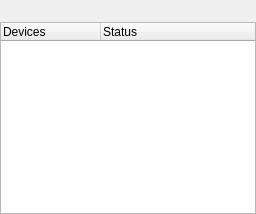
               <widget class="QWidget" name="inputsTabWidgetPage3">
                <attribute name="icon">
                 <iconset resource="../ema.qrc">
                  <normaloff>:/icons/16x16/camera-web.png</normaloff>:/icons/16x16/camera-web.png</iconset>
                </attribute>
                <attribute name="title">
                 <string/>
                </attribute>
                <attribute name="toolTip">
                 <string>Live streams</string>
                </attribute>
                <layout class="QVBoxLayout" name="verticalLayout_12">
                 <property name="spacing">
                  <number>0</number>
                 </property>
                 <property name="margin">
                  <number>0</number>
                 </property>
                 <item>
                  <widget class="QWidget" name="widget_3" native="true">
                   <layout class="QHBoxLayout" name="horizontalLayout_17">
                    <property name="spacing">
                     <number>0</number>
                    </property>
                    <property name="margin">
                     <number>0</number>
                    </property>
                    <item>
                     <widget class="QPushButton" name="deviceRefreshButton">
                      <property name="toolTip">
                       <string>Refresh list of scannable devices</string>
                      </property>
                      <property name="text">
                       <string/>
                      </property>
                      <property name="icon">
                       <iconset resource="../ema.qrc">
                        <normaloff>:/icons/16x16/view-refresh.png</normaloff>:/icons/16x16/view-refresh.png</iconset>
                      </property>
                      <property name="iconSize">
                       <size>
                        <width>16</width>
                        <height>16</height>
                       </size>
                      </property>
                      <property name="flat">
                       <bool>true</bool>
                      </property>
                     </widget>
                    </item>
                    <item>
                     <spacer name="horizontalSpacer_4">
                      <property name="orientation">
                       <enum>Qt::Horizontal</enum>
                      </property>
                      <property name="sizeHint" stdset="0">
                       <size>
                        <width>40</width>
                        <height>20</height>
                       </size>
                      </property>
                     </spacer>
                    </item>
                    <item>
                     <widget class="QPushButton" name="deviceAddButton">
                      <property name="toolTip">
                       <string>Create a new device (for devices not automatically listed)</string>
                      </property>
                      <property name="text">
                       <string/>
                      </property>
                      <property name="icon">
                       <iconset resource="../ema.qrc">
                        <normaloff>:/icons/16x16/list-add.png</normaloff>:/icons/16x16/list-add.png</iconset>
                      </property>
                      <property name="iconSize">
                       <size>
                        <width>16</width>
                        <height>16</height>
                       </size>
                      </property>
                      <property name="flat">
                       <bool>true</bool>
                      </property>
                     </widget>
                    </item>
                    <item>
                     <widget class="QPushButton" name="deviceClearButton">
                      <property name="toolTip">
                       <string>Remove the selected device from list</string>
                      </property>
                      <property name="text">
                       <string/>
                      </property>
                      <property name="icon">
                       <iconset resource="../ema.qrc">
                        <normaloff>:/icons/16x16/list-remove.png</normaloff>:/icons/16x16/list-remove.png</iconset>
                      </property>
                      <property name="iconSize">
                       <size>
                        <width>16</width>
                        <height>16</height>
                       </size>
                      </property>
                      <property name="flat">
                       <bool>true</bool>
                      </property>
                     </widget>
                    </item>
                   </layout>
                  </widget>
                 </item>
                 <item>
                  <widget class="QTreeWidget" name="deviceTreeWidget">
                   <property name="toolTip">
                    <string>List of live devices</string>
                   </property>
                   <column>
                    <property name="text">
                     <string>Devices</string>
                    </property>
                   </column>
                   <column>
                    <property name="text">
                     <string>Status</string>
                    </property>
                   </column>
                  </widget>
                 </item>
                </layout>
               </widget>
